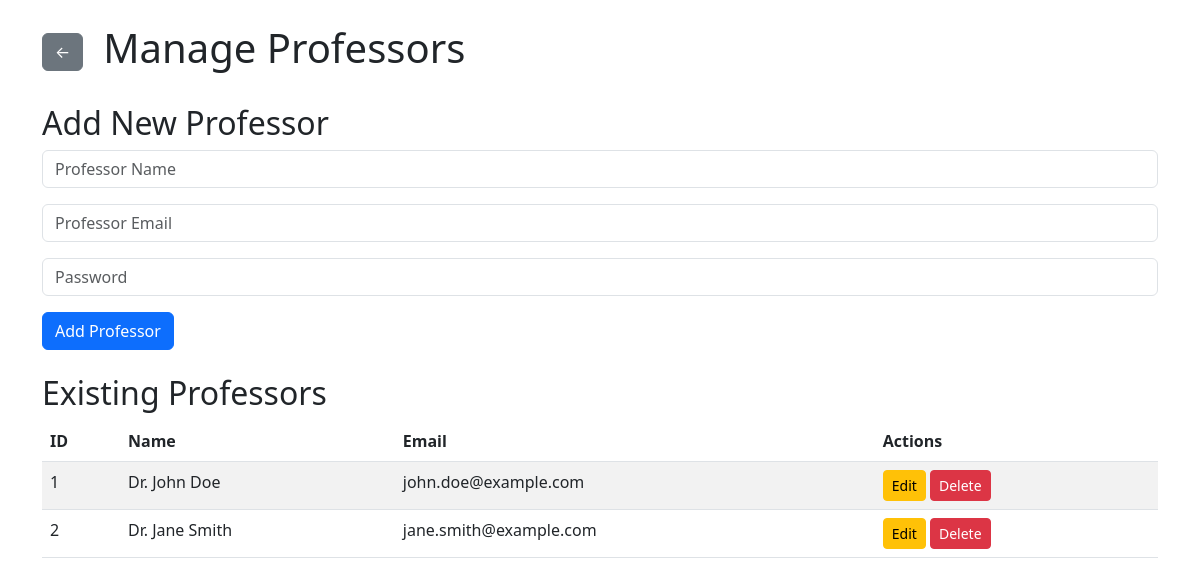
/professors.php (signed in), run on the app's committed database.
### tables this page shows
CREATE TABLE professors (
    id INT AUTO_INCREMENT PRIMARY KEY,
    name VARCHAR(100) NOT NULL,
    email VARCHAR(100) NOT NULL UNIQUE,
    created_at TIMESTAMP DEFAULT CURRENT_TIMESTAMP
);

### professors.php (the view, shortened to what this page needs)
<?php
include('includes/db.php');
$result = mysqli_query($conn, "SELECT * FROM professors");
?>
<!DOCTYPE html>
<html lang="en">
<head>
    <link href="https://cdn.jsdelivr.net/npm/bootstrap@5.3.0/dist/css/bootstrap.min.css" rel="stylesheet">
</head>
<body>
    <header>
        <div class="container my-4">
            <a href="dashboard.php" class="btn btn-secondary">←</a>
            <h1>Manage Professors</h1>
        </div>
    </header>
    <main class="container">
        <section>
            <h2>Add New Professor</h2>
            <form action="professors.php" method="POST" class="mb-4">
                <div class="mb-3">
                    <input type="text" name="name" class="form-control" placeholder="Professor Name" required>
                </div>
                <div class="mb-3">
                    <input type="email" name="email" class="form-control" placeholder="Professor Email" required>
                </div>
                <div class="mb-3">
                    <input type="password" name="password" class="form-control" placeholder="Password" required>
                </div>
                <button type="submit" class="btn btn-primary">Add Professor</button>
            </form>
        </section>
        <section>
            <h2>Existing Professors</h2>
            <table class="table table-striped">
                <thead>
                    <tr>
                        <th>ID</th>
                        <th>Name</th>
                        <th>Email</th>
                        <th>Actions</th>
                    </tr>
                </thead>
                <tbody>
                    <?php while ($professor = mysqli_fetch_assoc($result)): ?>
                        <tr>
                            <td><?= $professor['id'] ?></td>
                            <td><?= htmlspecialchars($professor['name']) ?></td>
                            <td><?= htmlspecialchars($professor['email']) ?></td>
                            <td>
                                <button class="btn btn-sm btn-warning" data-bs-toggle="modal" data-bs-target="#editModal"
                                        data-id="<?= $professor['id'] ?>"
                                        data-name="<?= htmlspecialchars($professor['name']) ?>"
                                        data-email="<?= htmlspecialchars($professor['email']) ?>">
                                    Edit
                                </button>
                                <form action="professors.php" method="POST" style="display:inline;">
                                    <button type="submit" class="btn btn-sm btn-danger" onclick="return confirm('Are you sure you want to delete this professor?')">Delete</button>
                                </form>
                            </td>
                        </tr>
                    <?php endwhile; ?>
                </tbody>
            </table>
        </section>
    </main>
</body>
</html>

### professors.php (style rules this page uses)
.container.my-4 { margin-top: 1.5rem !important; margin-bottom: 1.5rem !important; display: flex; align-items: center; justify-content: flex-start; gap: 20px; }

### data on the page
professors: id "1", name "Dr. John Doe", email "john.doe@example.com"
professors: id "2", name "Dr. Jane Smith", email "jane.smith@example.com"
